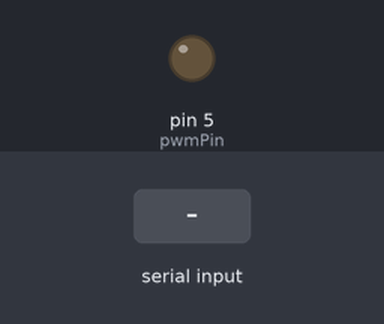
This sketch was run on a simulated Arduino Uno, built with avr-gcc and run on an emulated ATmega328P. Parts: output pins drawn as LEDs (lit = HIGH). The inputs (shaded band) are chosen by the test bench.

Above: at 1.2 s.
1.3 s: byte 30 received over Serial
At 2.5 s:
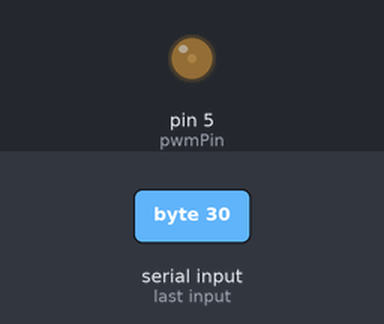
2.8 s: byte 90 received over Serial
At 3.7 s:
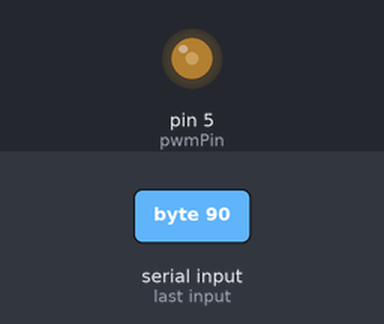
Timing chart, 0 to 5.8 s (numbered marks = the images above; inputs shaded):
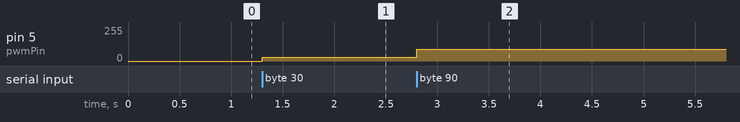

The sketch:

arduino_led_sound_sketch.ino
```cpp
int pwmPin = 5; // PWM pin

void setup() {
  Serial.begin(9600); // Initialize serial communication
  TCCR0B = TCCR0B & 0b11111000 | 0x01; // Sets prescalar to 1 to maximize PWM frequency (62.5 kHz)
  pinMode(pwmPin, OUTPUT); // Set pin as output
}

void loop() {
  if (Serial.available() > 0) {
    int sound_magnitude = Serial.read(); // Read the sound value from serial com
    analogWrite(pwmPin, sound_magnitude); // Output the PWM signal
  }
}
```

Measured:
- after the input at 1.3 s, pin 5 (pwmPin): 0/255 → 30/255 at once
- after the input at 2.8 s, pin 5 (pwmPin): 30/255 → 90/255 at once
